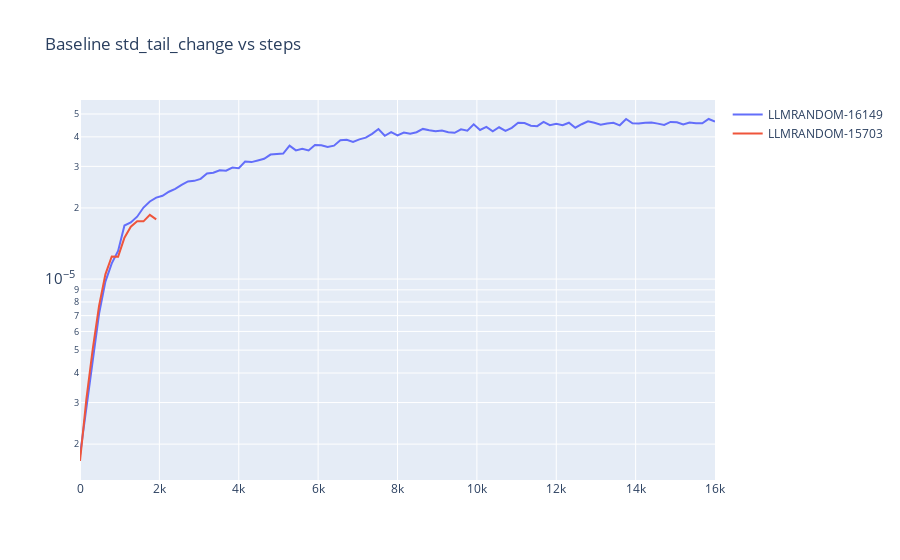

The cell this chart's notebook holds for it:
### Code cell
baseline_df_optimal_lr = baseline_df[baseline_df['lr'] == 1e-3].copy()
baseline_df_optimal_lr['steps'] = baseline_df_optimal_lr['sys/id'].apply(partial(get_run_mean_grad_std_steps, series_cache=series_cache))
baseline_df_optimal_lr['loss_steps_1000'] = baseline_df_optimal_lr['sys/id'].apply(partial(get_run_loss_steps_series, series_cache=series_cache, smoothing="1000"))
baseline_df_optimal_lr[STD_TAIL_KEY] = baseline_df_optimal_lr['sys/id'].apply(partial(get_run_std_quantile_series, series_cache=series_cache, q=STD_TAIL_QUANTILE))
fig = common_plot_nested_list(baseline_df_optimal_lr, color='sys/id', x="steps", y=STD_TAIL_KEY, title="Baseline std_tail_change vs steps")
fig.show()

baseline_df_short = baseline_df[baseline_df['step'] == 2000]
baseline_df_long = baseline_df[~(baseline_df['step'] == 10000)]
baseline_trace_loss_lr_short = go.Scatter(x=baseline_df_short['lr'], y=baseline_df_short['loss'], name='baseline', line=dict(color='black', width=2, dash='dash'))

baseline_grad_norm_std_long = go.Scatter(x=baseline_df_optimal_lr['steps'].values[0], y=baseline_df_optimal_lr[STD_TAIL_KEY].values[0], mode='lines', name='baseline', line=dict(color='black', width=2, dash='dash'))
baseline_grad_norm_std_short = go.Scatter(x=baseline_df_optimal_lr['steps'].values[1], y=baseline_df_optimal_lr[STD_TAIL_KEY].values[1], mode='lines', name='baseline', line=dict(color='black', width=2, dash='dash'))

### Figure 1 — Plotly figure (JSON) as saved in the notebook; plotly's stock layout.template omitted (floating-point values rounded to 4 significant figures)
{"data": [{"hovertext": "LLMRANDOM-16149", "mode": "lines", "name": "LLMRANDOM-16149", "type": "scatter", "x": [0, 160, 320, 480, 640, 800, 960, 1120, 1280, 1440, 1600, 1760, 1920, 2080, 2240, 2400, 2560, 2720, 2880, 3040, 3200, 3360, 3520, 3680, 3840, 4000, 4160, 4320, 4480, 4640, 4800, 4960, 5120, 5280, 5440, 5600, 5760, 5920, 6080, 6240, 6400, 6560, 6720, 6880, 7040, 7200, 7360, 7520, 7680, 7840, 8000, 8160, 8320, 8480, 8640, 8800, 8960, 9120, 9280, 9440, 9600, 9760, 9920, 10080, 10240, 10400, 10560, 10720, 10880, 11040, 11200, 11360, 11520, 11680, 11840, 12000, 12160, 12320, 12480, 12640, 12800, 12960, 13120, 13280, 13440, 13600, 13760, 13920, 14080, 14240, 14400, 14560, 14720, 14880, 15040, 15200, 15360, 15520, 15680, 15840, 16000], "y": [1.793e-06, 2.862e-06, 4.544e-06, 7.119e-06, 9.759e-06, 1.165e-05, 1.315e-05, 1.686e-05, 1.735e-05, 1.836e-05, 2.008e-05, 2.131e-05, 2.213e-05, 2.253e-05, 2.343e-05, 2.409e-05, 2.503e-05, 2.59e-05, 2.605e-05, 2.655e-05, 2.8e-05, 2.819e-05, 2.887e-05, 2.874e-05, 2.964e-05, 2.946e-05, 3.147e-05, 3.127e-05, 3.176e-05, 3.23e-05, 3.365e-05, 3.389e-05, 3.398e-05, 3.674e-05, 3.505e-05, 3.564e-05, 3.505e-05, 3.697e-05, 3.688e-05, 3.625e-05, 3.671e-05, 3.867e-05, 3.886e-05, 3.805e-05, 3.903e-05, 3.968e-05, 4.119e-05, 4.317e-05, 4.042e-05, 4.186e-05, 4.055e-05, 4.172e-05, 4.125e-05, 4.184e-05, 4.323e-05, 4.266e-05, 4.223e-05, 4.255e-05, 4.188e-05, 4.161e-05, 4.307e-05, 4.247e-05, 4.519e-05, 4.276e-05, 4.407e-05, 4.225e-05, 4.392e-05, 4.244e-05, 4.37e-05, 4.594e-05, 4.576e-05, 4.461e-05, 4.441e-05, 4.629e-05, 4.482e-05, 4.54e-05, 4.479e-05, 4.593e-05, 4.374e-05, 4.524e-05, 4.657e-05, 4.587e-05, 4.507e-05, 4.558e-05, 4.586e-05, 4.477e-05, 4.761e-05, 4.562e-05, 4.555e-05, 4.593e-05, 4.596e-05, 4.551e-05, 4.496e-05, 4.628e-05, 4.61e-05, 4.512e-05, 4.596e-05, 4.57e-05, 4.567e-05, 4.761e-05, 4.642e-05]}, {"hovertext": "LLMRANDOM-15703", "mode": "lines", "name": "LLMRANDOM-15703", "type": "scatter", "x": [0, 160, 320, 480, 640, 800, 960, 1120, 1280, 1440, 1600, 1760, 1920], "y": [1.697e-06, 3.091e-06, 5.038e-06, 7.689e-06, 1.047e-05, 1.246e-05, 1.243e-05, 1.497e-05, 1.666e-05, 1.757e-05, 1.755e-05, 1.869e-05, 1.789e-05]}], "layout": {"title": {"text": "Baseline std_tail_change vs steps"}, "yaxis": {"exponentformat": "power", "showexponent": "all", "type": "log"}}}
